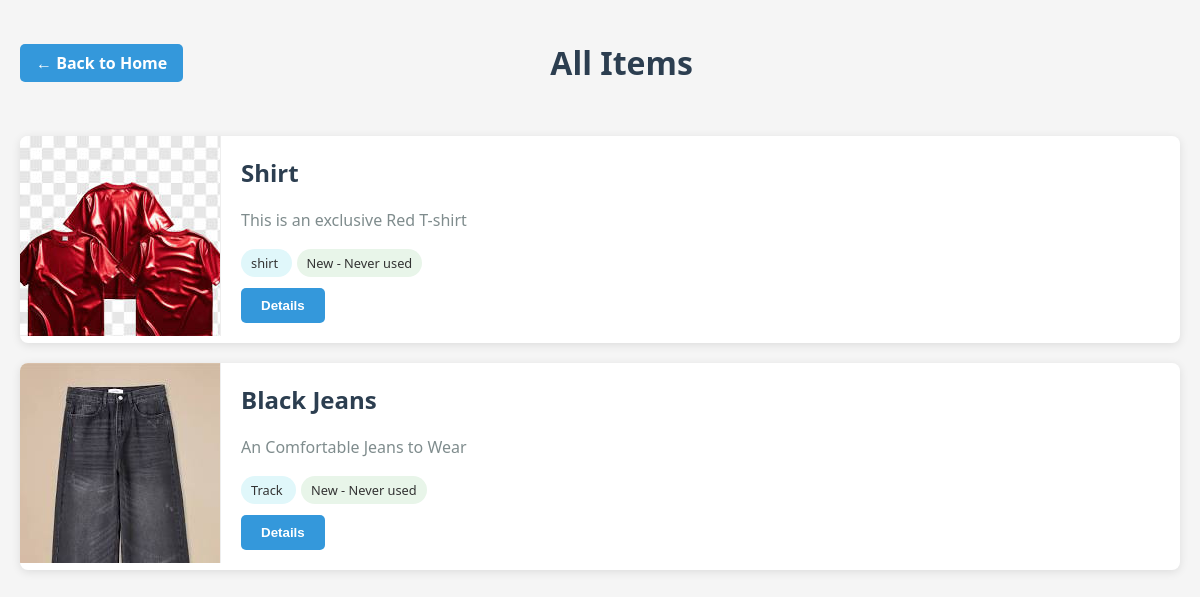
Page /items/ on the earlier database version.
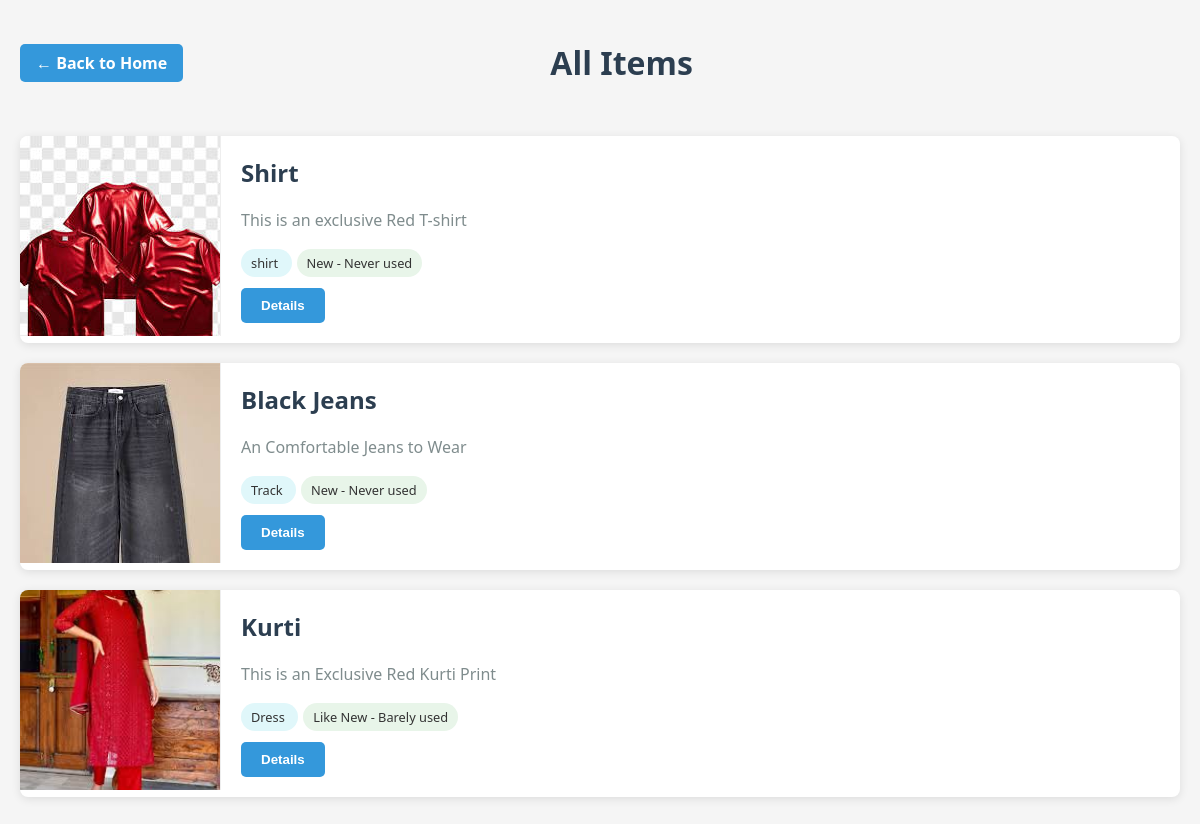
Same page on the later database version.
### mainapp/models.py (models this page shows, shortened)
class Item(models.Model):
    CONDITION_CHOICES = [
        ('new', 'New - Never used'),
        ('like-new', 'Like New - Barely used'),
        ('good', 'Good - Some wear'),
        ('fair', 'Fair - Noticeable wear'),
        ('poor', 'Poor - Significant wear'),
    ]
    CATEGORY_CHOICES = [
        ('shirt','shirt'),
        ('t-shirt','t-shirt'),
        ('Track','Track'),
        ('Dress','Dress'),
    ]
    title = models.CharField(max_length=100)
    description = models.TextField()
    category = models.CharField(max_length=50, choices=CATEGORY_CHOICES)
    size = models.CharField(max_length=50)
    condition = models.CharField(max_length=20, choices=CONDITION_CHOICES)
    user = models.ForeignKey(User, on_delete=models.CASCADE)
    status = models.BooleanField(default=False)# False = Unavailable, True = Available
    points = models.IntegerField(null=True)
    uploaded_at = models.DateTimeField(auto_now_add=True)

class ItemImage(models.Model):
    user = models.ForeignKey(User, on_delete=models.CASCADE,null=True)
    item = models.ForeignKey(Item, on_delete=models.CASCADE, related_name='images')
    image = models.ImageField(upload_to='item_images/')

### mainapp/views.py (the view)
# urls.py: path('items/', views.list_item_view, name='item-list'),
def list_item_view(request):
    item_list = Item.objects.prefetch_related('images').all()
    paginator = Paginator(item_list, 12)  # Show 12 items per page
    page_number = request.GET.get('page')
    items = paginator.get_page(page_number)
    return render(request, "list_item.html", {'items': items})

### templates/list_item.html (shortened to what this page needs)
<!DOCTYPE html>
<html lang="en">
<head>
</head>
<body>
    <div class="header">
        <a href="{% url 'landing' %}" class="back-btn">← Back to Home</a>
        <h1 class="page-title">All Items</h1>
    </div>
    {% for item in items %}
    <div class="item-row">
        {% if item.images.all %}
            <img src="{{ item.images.first.image.url }}" alt="{{ item.title }}">
        {% else %}
            <img src="https://via.placeholder.com/200" alt="No image available">
        {% endif %}
        <div class="item-info">
            <h2>{{ item.title }}</h2>
            <p>{{ item.description|truncatechars:150 }}</p>
            <div style="margin-bottom: 15px;">
                <span style="background: #e0f7fa; padding: 5px 10px; border-radius: 20px; font-size: 0.8rem;">
                    {{ item.get_category_display }}
                </span>
                <span style="background: #e8f5e9; padding: 5px 10px; border-radius: 20px; font-size: 0.8rem; margin-left: 5px;">
                    {{ item.get_condition_display }}
                </span>
            </div>
            <a href="{% url 'item_detail' item.id %}">
                <button>Details</button>
            </a>
        </div>
    </div>
    {% empty %}
    <div class="no-items">
        <p>No items found.</p>
    </div>
    {% endfor %}
</body>
</html>

Differences in the rows shown:
added Item: images.first.image (picture), title "Kurti", description "This is an Exclusive Red Kurti Print", category "Dress", condition "Like New - Barely used"
